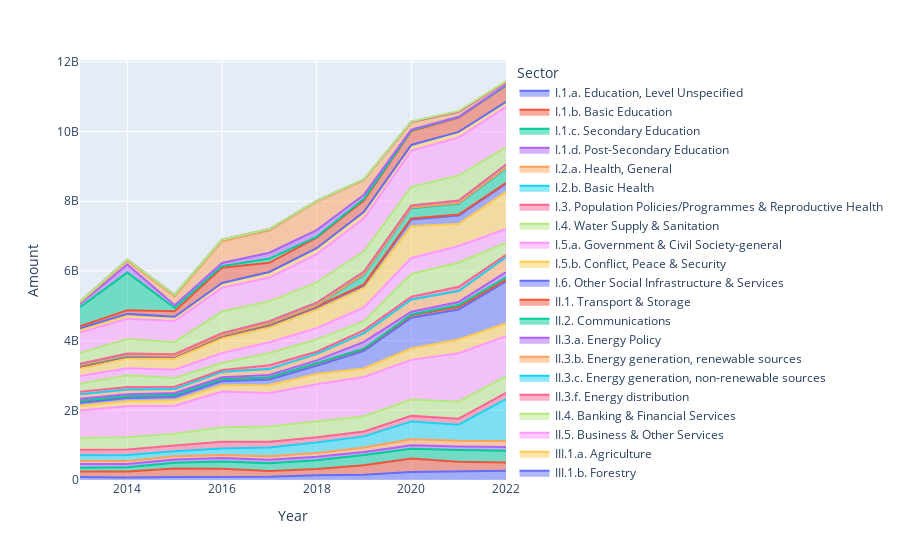

The code cell stored with this chart in its notebook:
### Code cell
# Create a filled area plot
fig = px.area(df_long, x='Year', y='Amount', color='Sector', line_group='Sector')

# Show the plot
fig.show()

### Figure 1 — Plotly figure (JSON) as saved in the notebook; plotly's stock layout.template omitted (floating-point values rounded to 4 significant figures)
{"data": [{"fillpattern": {"shape": ""}, "hovertemplate": "Sector=I.1.a. Education, Level Unspecified<br>Year=%{x}<br>Amount=%{y}<extra></extra>", "legendgroup": "I.1.a. Education, Level Unspecified", "line": {"color": "#636efa"}, "marker": {"symbol": "circle"}, "mode": "lines", "name": "I.1.a. Education, Level Unspecified", "orientation": "v", "showlegend": true, "stackgroup": "1", "type": "scatter", "x": [2013, 2014, 2015, 2016, 2017, 2018, 2019, 2020, 2021, 2022], "xaxis": "x", "y": [87245749, 73771448, 83159233, 86800258, 92559681, 136474993, 150119022, 226390311, 252428270, 265014798], "yaxis": "y"}, {"fillpattern": {"shape": ""}, "hovertemplate": "Sector=I.1.b. Basic Education<br>Year=%{x}<br>Amount=%{y}<extra></extra>", "legendgroup": "I.1.b. Basic Education", "line": {"color": "#EF553B"}, "marker": {"symbol": "circle"}, "mode": "lines", "name": "I.1.b. Basic Education", "orientation": "v", "showlegend": true, "stackgroup": "1", "type": "scatter", "x": [2013, 2014, 2015, 2016, 2017, 2018, 2019, 2020, 2021, 2022], "xaxis": "x", "y": [153930790, 169047826, 247260621, 239081905, 163615478, 181657973, 276331320, 392548038, 270355294, 237274430], "yaxis": "y"}, {"fillpattern": {"shape": ""}, "hovertemplate": "Sector=I.1.c. Secondary Education<br>Year=%{x}<br>Amount=%{y}<extra></extra>", "legendgroup": "I.1.c. Secondary Education", "line": {"color": "#00cc96"}, "marker": {"symbol": "circle"}, "mode": "lines", "name": "I.1.c. Secondary Education", "orientation": "v", "showlegend": true, "stackgroup": "1", "type": "scatter", "x": [2013, 2014, 2015, 2016, 2017, 2018, 2019, 2020, 2021, 2022], "xaxis": "x", "y": [110570602, 123680119, 163751111, 202396396, 223352113, 250950674, 289645386, 275831187, 338886399, 336204882], "yaxis": "y"}, {"fillpattern": {"shape": ""}, "hovertemplate": "Sector=I.1.d. Post-Secondary Education<br>Year=%{x}<br>Amount=%{y}<extra></extra>", "legendgroup": "I.1.d. Post-Secondary Education", "line": {"color": "#ab63fa"}, "marker": {"symbol": "circle"}, "mode": "lines", "name": "I.1.d. Post-Secondary Education", "orientation": "v", "showlegend": true, "stackgroup": "1", "type": "scatter", "x": [2013, 2014, 2015, 2016, 2017, 2018, 2019, 2020, 2021, 2022], "xaxis": "x", "y": [104939416, 91545807, 94759451, 100578689, 103391182, 98107775, 89302996, 101871845, 100411047, 107771939], "yaxis": "y"}, {"fillpattern": {"shape": ""}, "hovertemplate": "Sector=I.2.a. Health, General<br>Year=%{x}<br>Amount=%{y}<extra></extra>", "legendgroup": "I.2.a. Health, General", "line": {"color": "#FFA15A"}, "marker": {"symbol": "circle"}, "mode": "lines", "name": "I.2.a. Health, General", "orientation": "v", "showlegend": true, "stackgroup": "1", "type": "scatter", "x": [2013, 2014, 2015, 2016, 2017, 2018, 2019, 2020, 2021, 2022], "xaxis": "x", "y": [95765407, 86810000.0, 89366936, 87638400, 98101881, 110607243, 129421547, 174007970, 166209784, 174278158], "yaxis": "y"}, {"fillpattern": {"shape": ""}, "hovertemplate": "Sector=I.2.b. Basic Health<br>Year=%{x}<br>Amount=%{y}<extra></extra>", "legendgroup": "I.2.b. Basic Health", "line": {"color": "#19d3f3"}, "marker": {"symbol": "circle"}, "mode": "lines", "name": "I.2.b. Basic Health", "orientation": "v", "showlegend": true, "stackgroup": "1", "type": "scatter", "x": [2013, 2014, 2015, 2016, 2017, 2018, 2019, 2020, 2021, 2022], "xaxis": "x", "y": [158133749, 173291741, 149021692, 186325695, 251097178, 295861576, 316922164, 511053424, 458272545, 1199102079], "yaxis": "y"}, {"fillpattern": {"shape": ""}, "hovertemplate": "Sector=I.3. Population Policies/Programmes & Reproductive Health<br>Year=%{x}<br>Amount=%{y}<extra></extra>", "legendgroup": "I.3. Population Policies/Programmes & Reproductive Health", "line": {"color": "#FF6692"}, "marker": {"symbol": "circle"}, "mode": "lines", "name": "I.3. Population Policies/Programmes & Reproductive Health", "orientation": "v", "showlegend": true, "stackgroup": "1", "type": "scatter", "x": [2013, 2014, 2015, 2016, 2017, 2018, 2019, 2020, 2021, 2022], "xaxis": "x", "y": [154994846, 160573929, 159666195, 195485322, 162382796, 151233217, 140140758, 158732896, 172118568, 179901281], "yaxis": "y"}, {"fillpattern": {"shape": ""}, "hovertemplate": "Sector=I.4. Water Supply & Sanitation<br>Year=%{x}<br>Amount=%{y}<extra></extra>", "legendgroup": "I.4. Water Supply & Sanitation", "line": {"color": "#B6E880"}, "marker": {"symbol": "circle"}, "mode": "lines", "name": "I.4. Water Supply & Sanitation", "orientation": "v", "showlegend": true, "stackgroup": "1", "type": "scatter", "x": [2013, 2014, 2015, 2016, 2017, 2018, 2019, 2020, 2021, 2022], "xaxis": "x", "y": [340989113, 349651904, 342565770, 418833837, 439533061, 468769446, 440633893, 466670394, 490291625, 479942386], "yaxis": "y"}, {"fillpattern": {"shape": ""}, "hovertemplate": "Sector=I.5.a. Government & Civil Society-general<br>Year=%{x}<br>Amount=%{y}<extra></extra>", "legendgroup": "I.5.a. Government & Civil Society-general", "line": {"color": "#FF97FF"}, "marker": {"symbol": "circle"}, "mode": "lines", "name": "I.5.a. Government & Civil Society-general", "orientation": "v", "showlegend": true, "stackgroup": "1", "type": "scatter", "x": [2013, 2014, 2015, 2016, 2017, 2018, 2019, 2020, 2021, 2022], "xaxis": "x", "y": [791300249, 887065155, 801639790, 1024217930, 964725825, 1056656674, 1125044468, 1140883682, 1388025588, 1145696631], "yaxis": "y"}, {"fillpattern": {"shape": ""}, "hovertemplate": "Sector=I.5.b. Conflict, Peace & Security<br>Year=%{x}<br>Amount=%{y}<extra></extra>", "legendgroup": "I.5.b. Conflict, Peace & Security", "line": {"color": "#FECB52"}, "marker": {"symbol": "circle"}, "mode": "lines", "name": "I.5.b. Conflict, Peace & Security", "orientation": "v", "showlegend": true, "stackgroup": "1", "type": "scatter", "x": [2013, 2014, 2015, 2016, 2017, 2018, 2019, 2020, 2021, 2022], "xaxis": "x", "y": [132299555, 142017188, 155547184, 177827718, 225322447, 294600000.0, 244152893, 325751884, 396513655, 369056762], "yaxis": "y"}, {"fillpattern": {"shape": ""}, "hovertemplate": "Sector=I.6. Other Social Infrastructure & Services<br>Year=%{x}<br>Amount=%{y}<extra></extra>", "legendgroup": "I.6. Other Social Infrastructure & Services", "line": {"color": "#636efa"}, "marker": {"symbol": "circle"}, "mode": "lines", "name": "I.6. Other Social Infrastructure & Services", "orientation": "v", "showlegend": true, "stackgroup": "1", "type": "scatter", "x": [2013, 2014, 2015, 2016, 2017, 2018, 2019, 2020, 2021, 2022], "xaxis": "x", "y": [87458268, 93716503, 96456718, 118172602, 162120574, 235179781, 504483565, 884176427, 861905528, 1206424242], "yaxis": "y"}, {"fillpattern": {"shape": ""}, "hovertemplate": "Sector=II.1. Transport & Storage<br>Year=%{x}<br>Amount=%{y}<extra></extra>", "legendgroup": "II.1. Transport & Storage", "line": {"color": "#EF553B"}, "marker": {"symbol": "circle"}, "mode": "lines", "name": "II.1. Transport & Storage", "orientation": "v", "showlegend": true, "stackgroup": "1", "type": "scatter", "x": [2013, 2014, 2015, 2016, 2017, 2018, 2019, 2020, 2021, 2022], "xaxis": "x", "y": [51541005, 48951315, 64747675, 57021899, 52262630, 66920000.0, 49779747, 68598259, 68635853, 47373099], "yaxis": "y"}, {"fillpattern": {"shape": ""}, "hovertemplate": "Sector=II.2. Communications<br>Year=%{x}<br>Amount=%{y}<extra></extra>", "legendgroup": "II.2. Communications", "line": {"color": "#00cc96"}, "marker": {"symbol": "circle"}, "mode": "lines", "name": "II.2. Communications", "orientation": "v", "showlegend": true, "stackgroup": "1", "type": "scatter", "x": [2013, 2014, 2015, 2016, 2017, 2018, 2019, 2020, 2021, 2022], "xaxis": "x", "y": [4195314, 3124732, 2144173, 2485459, 5409180, 8778806, 13070000.0, 23479852, 56450000.0, 65428028], "yaxis": "y"}, {"fillpattern": {"shape": ""}, "hovertemplate": "Sector=II.3.a. Energy Policy<br>Year=%{x}<br>Amount=%{y}<extra></extra>", "legendgroup": "II.3.a. Energy Policy", "line": {"color": "#ab63fa"}, "marker": {"symbol": "circle"}, "mode": "lines", "name": "II.3.a. Energy Policy", "orientation": "v", "showlegend": true, "stackgroup": "1", "type": "scatter", "x": [2013, 2014, 2015, 2016, 2017, 2018, 2019, 2020, 2021, 2022], "xaxis": "x", "y": [56480637, 55282512, 49497105, 50789064, 67503927, 76050387, 195203482, 81104087, 89331366, 154189699], "yaxis": "y"}, {"fillpattern": {"shape": ""}, "hovertemplate": "Sector=II.3.b. Energy generation, renewable sources<br>Year=%{x}<br>Amount=%{y}<extra></extra>", "legendgroup": "II.3.b. Energy generation, renewable sources", "line": {"color": "#FFA15A"}, "marker": {"symbol": "circle"}, "mode": "lines", "name": "II.3.b. Energy generation, renewable sources", "orientation": "v", "showlegend": true, "stackgroup": "1", "type": "scatter", "x": [2013, 2014, 2015, 2016, 2017, 2018, 2019, 2020, 2021, 2022], "xaxis": "x", "y": [126315398, 139470585, 108942136, 159022667, 171400000.0, 181700000.0, 250435538, 348500000.0, 313986037, 428966252], "yaxis": "y"}, {"fillpattern": {"shape": ""}, "hovertemplate": "Sector=II.3.c. Energy generation, non-renewable sources<br>Year=%{x}<br>Amount=%{y}<extra></extra>", "legendgroup": "II.3.c. Energy generation, non-renewable sources", "line": {"color": "#19d3f3"}, "marker": {"symbol": "circle"}, "mode": "lines", "name": "II.3.c. Energy generation, non-renewable sources", "orientation": "v", "showlegend": true, "stackgroup": "1", "type": "scatter", "x": [2013, 2014, 2015, 2016, 2017, 2018, 2019, 2020, 2021, 2022], "xaxis": "x", "y": [8449438, 2092299, 3048000.0, 1949085, 629289, 7661885, 2732794, 758418, 1105688, 4350797], "yaxis": "y"}, {"fillpattern": {"shape": ""}, "hovertemplate": "Sector=II.3.f. Energy distribution<br>Year=%{x}<br>Amount=%{y}<extra></extra>", "legendgroup": "II.3.f. Energy distribution", "line": {"color": "#FF6692"}, "marker": {"symbol": "circle"}, "mode": "lines", "name": "II.3.f. Energy distribution", "orientation": "v", "showlegend": true, "stackgroup": "1", "type": "scatter", "x": [2013, 2014, 2015, 2016, 2017, 2018, 2019, 2020, 2021, 2022], "xaxis": "x", "y": [66595444, 70073065, 66109539, 47732189, 111989914, 60523746, 83363314, 77886260, 121185138, 60995089], "yaxis": "y"}, {"fillpattern": {"shape": ""}, "hovertemplate": "Sector=II.4. Banking & Financial Services<br>Year=%{x}<br>Amount=%{y}<extra></extra>", "legendgroup": "II.4. Banking & Financial Services", "line": {"color": "#B6E880"}, "marker": {"symbol": "circle"}, "mode": "lines", "name": "II.4. Banking & Financial Services", "orientation": "v", "showlegend": true, "stackgroup": "1", "type": "scatter", "x": [2013, 2014, 2015, 2016, 2017, 2018, 2019, 2020, 2021, 2022], "xaxis": "x", "y": [233579991, 336885809, 251135067, 201737571, 349385356, 349276158, 256385532, 653833101, 698697126, 350263712], "yaxis": "y"}, {"fillpattern": {"shape": ""}, "hovertemplate": "Sector=II.5. Business & Other Services<br>Year=%{x}<br>Amount=%{y}<extra></extra>", "legendgroup": "II.5. Business & Other Services", "line": {"color": "#FF97FF"}, "marker": {"symbol": "circle"}, "mode": "lines", "name": "II.5. Business & Other Services", "orientation": "v", "showlegend": true, "stackgroup": "1", "type": "scatter", "x": [2013, 2014, 2015, 2016, 2017, 2018, 2019, 2020, 2021, 2022], "xaxis": "x", "y": [219026229, 196856040, 237867211, 290202789, 308494445, 328437148, 395378787, 460246733, 472504667, 390354321], "yaxis": "y"}, {"fillpattern": {"shape": ""}, "hovertemplate": "Sector=III.1.a. Agriculture<br>Year=%{x}<br>Amount=%{y}<extra></extra>", "legendgroup": "III.1.a. Agriculture", "line": {"color": "#FECB52"}, "marker": {"symbol": "circle"}, "mode": "lines", "name": "III.1.a. Agriculture", "orientation": "v", "showlegend": true, "stackgroup": "1", "type": "scatter", "x": [2013, 2014, 2015, 2016, 2017, 2018, 2019, 2020, 2021, 2022], "xaxis": "x", "y": [217667968, 286655821, 316622347, 417399385, 421584259, 534432409, 569198468, 909215857, 630702769, 1065854451], "yaxis": "y"}, {"fillpattern": {"shape": ""}, "hovertemplate": "Sector=III.1.b. Forestry<br>Year=%{x}<br>Amount=%{y}<extra></extra>", "legendgroup": "III.1.b. Forestry", "line": {"color": "#636efa"}, "marker": {"symbol": "circle"}, "mode": "lines", "name": "III.1.b. Forestry", "orientation": "v", "showlegend": true, "stackgroup": "1", "type": "scatter", "x": [2013, 2014, 2015, 2016, 2017, 2018, 2019, 2020, 2021, 2022], "xaxis": "x", "y": [55499816, 54720634, 59041206, 56330000.0, 65055497, 65090000.0, 63594927, 197946845, 244814378, 230875591], "yaxis": "y"}, {"fillpattern": {"shape": ""}, "hovertemplate": "Sector=III.1.c. Fishing<br>Year=%{x}<br>Amount=%{y}<extra></extra>", "legendgroup": "III.1.c. Fishing", "line": {"color": "#EF553B"}, "marker": {"symbol": "circle"}, "mode": "lines", "name": "III.1.c. Fishing", "orientation": "v", "showlegend": true, "stackgroup": "1", "type": "scatter", "x": [2013, 2014, 2015, 2016, 2017, 2018, 2019, 2020, 2021, 2022], "xaxis": "x", "y": [3345430, 3913150, 2318079, 4088469, 10204781, 15338463, 27367502, 25661220, 26688627, 26890918], "yaxis": "y"}, {"fillpattern": {"shape": ""}, "hovertemplate": "Sector=III.2.a. Industry<br>Year=%{x}<br>Amount=%{y}<extra></extra>", "legendgroup": "III.2.a. Industry", "line": {"color": "#00cc96"}, "marker": {"symbol": "circle"}, "mode": "lines", "name": "III.2.a. Industry", "orientation": "v", "showlegend": true, "stackgroup": "1", "type": "scatter", "x": [2013, 2014, 2015, 2016, 2017, 2018, 2019, 2020, 2021, 2022], "xaxis": "x", "y": [26041602, 18876797, 15022879, 16981484, 27305273, 28367868, 280375006, 297597124, 311237173, 424978696], "yaxis": "y"}, {"fillpattern": {"shape": ""}, "hovertemplate": "Sector=III.2.b. Mineral Resources & Mining<br>Year=%{x}<br>Amount=%{y}<extra></extra>", "legendgroup": "III.2.b. Mineral Resources & Mining", "line": {"color": "#ab63fa"}, "marker": {"symbol": "circle"}, "mode": "lines", "name": "III.2.b. Mineral Resources & Mining", "orientation": "v", "showlegend": true, "stackgroup": "1", "type": "scatter", "x": [2013, 2014, 2015, 2016, 2017, 2018, 2019, 2020, 2021, 2022], "xaxis": "x", "y": [12314603, 15884815, 6532350, 16598471, 19151903, 17837263, 21757448, 21460704, 20973879, 19856553], "yaxis": "y"}, {"fillpattern": {"shape": ""}, "hovertemplate": "Sector=III.2.c. Construction<br>Year=%{x}<br>Amount=%{y}<extra></extra>", "legendgroup": "III.2.c. Construction", "line": {"color": "#FFA15A"}, "marker": {"symbol": "circle"}, "mode": "lines", "name": "III.2.c. Construction", "orientation": "v", "showlegend": true, "stackgroup": "1", "type": "scatter", "x": [2013, 2014, 2015, 2016, 2017, 2018, 2019, 2020, 2021, 2022], "xaxis": "x", "y": [817830, 280799, null, null, null, null, null, 243747, 185430, 814863], "yaxis": "y"}, {"fillpattern": {"shape": ""}, "hovertemplate": "Sector=III.3.a. Trade Policies & Regulations<br>Year=%{x}<br>Amount=%{y}<extra></extra>", "legendgroup": "III.3.a. Trade Policies & Regulations", "line": {"color": "#19d3f3"}, "marker": {"symbol": "circle"}, "mode": "lines", "name": "III.3.a. Trade Policies & Regulations", "orientation": "v", "showlegend": true, "stackgroup": "1", "type": "scatter", "x": [2013, 2014, 2015, 2016, 2017, 2018, 2019, 2020, 2021, 2022], "xaxis": "x", "y": [32950000.0, 40833262, 42597882, 52859909, 61340000.0, 67424327, 65450000.0, 55926751, 68815737, 80092880], "yaxis": "y"}, {"fillpattern": {"shape": ""}, "hovertemplate": "Sector=III.3.b. Tourism<br>Year=%{x}<br>Amount=%{y}<extra></extra>", "legendgroup": "III.3.b. Tourism", "line": {"color": "#FF6692"}, "marker": {"symbol": "circle"}, "mode": "lines", "name": "III.3.b. Tourism", "orientation": "v", "showlegend": true, "stackgroup": "1", "type": "scatter", "x": [2013, 2014, 2015, 2016, 2017, 2018, 2019, 2020, 2021, 2022], "xaxis": "x", "y": [3618893, 2625000.0, 802570, 242517, 96340, 89800.0, 315645, 1018974, 3316996, 5683969], "yaxis": "y"}, {"fillpattern": {"shape": ""}, "hovertemplate": "Sector=IV.1. General Environment Protection<br>Year=%{x}<br>Amount=%{y}<extra></extra>", "legendgroup": "IV.1. General Environment Protection", "line": {"color": "#B6E880"}, "marker": {"symbol": "circle"}, "mode": "lines", "name": "IV.1. General Environment Protection", "orientation": "v", "showlegend": true, "stackgroup": "1", "type": "scatter", "x": [2013, 2014, 2015, 2016, 2017, 2018, 2019, 2020, 2021, 2022], "xaxis": "x", "y": [305865359, 418243902, 346285796, 622374690, 569979770, 584974941, 583866218, 535100000.0, 714695976, 496834824], "yaxis": "y"}, {"fillpattern": {"shape": ""}, "hovertemplate": "Sector=IV.2. Other Multisector<br>Year=%{x}<br>Amount=%{y}<extra></extra>", "legendgroup": "IV.2. Other Multisector", "line": {"color": "#FF97FF"}, "marker": {"symbol": "circle"}, "mode": "lines", "name": "IV.2. Other Multisector", "orientation": "v", "showlegend": true, "stackgroup": "1", "type": "scatter", "x": [2013, 2014, 2015, 2016, 2017, 2018, 2019, 2020, 2021, 2022], "xaxis": "x", "y": [587749666, 583978189, 609297355, 680371765, 683077087, 806053700, 947167737, 1038362726, 1091512162, 1158109774], "yaxis": "y"}, {"fillpattern": {"shape": ""}, "hovertemplate": "Sector=IX. Unallocated / Unspecified<br>Year=%{x}<br>Amount=%{y}<extra></extra>", "legendgroup": "IX. Unallocated / Unspecified", "line": {"color": "#FECB52"}, "marker": {"symbol": "circle"}, "mode": "lines", "name": "IX. Unallocated / Unspecified", "orientation": "v", "showlegend": true, "stackgroup": "1", "type": "scatter", "x": [2013, 2014, 2015, 2016, 2017, 2018, 2019, 2020, 2021, 2022], "xaxis": "x", "y": [84971648, 98560141, 107840276, 135702043, 156201092, 171994253, 186293455, 162700000.0, 162020378, 144641490], "yaxis": "y"}, {"fillpattern": {"shape": ""}, "hovertemplate": "Sector=VI.1. General Budget Support<br>Year=%{x}<br>Amount=%{y}<extra></extra>", "legendgroup": "VI.1. General Budget Support", "line": {"color": "#636efa"}, "marker": {"symbol": "circle"}, "mode": "lines", "name": "VI.1. General Budget Support", "orientation": "v", "showlegend": true, "stackgroup": "1", "type": "scatter", "x": [2013, 2014, 2015, 2016, 2017, 2018, 2019, 2020, 2021, 2022], "xaxis": "x", "y": [38153694, 39508887, 14160075, 3402308, 2463935, 1230000.0, null, null, 10062, null], "yaxis": "y"}, {"fillpattern": {"shape": ""}, "hovertemplate": "Sector=VI.2. Development Food Assistance<br>Year=%{x}<br>Amount=%{y}<extra></extra>", "legendgroup": "VI.2. Development Food Assistance", "line": {"color": "#EF553B"}, "marker": {"symbol": "circle"}, "mode": "lines", "name": "VI.2. Development Food Assistance", "orientation": "v", "showlegend": true, "stackgroup": "1", "type": "scatter", "x": [2013, 2014, 2015, 2016, 2017, 2018, 2019, 2020, 2021, 2022], "xaxis": "x", "y": [55682635, 104820569, 155272045, 437355383, 264583441, 300809916, 331532664, 397865243, 411028092, 466497989], "yaxis": "y"}, {"fillpattern": {"shape": ""}, "hovertemplate": "Sector=VII. Action Relating to Debt<br>Year=%{x}<br>Amount=%{y}<extra></extra>", "legendgroup": "VII. Action Relating to Debt", "line": {"color": "#00cc96"}, "marker": {"symbol": "circle"}, "mode": "lines", "name": "VII. Action Relating to Debt", "orientation": "v", "showlegend": true, "stackgroup": "1", "type": "scatter", "x": [2013, 2014, 2015, 2016, 2017, 2018, 2019, 2020, 2021, 2022], "xaxis": "x", "y": [549500000.0, 1080558919, 95486746, 46872496, 119614020, 27279813, 43725502, 20360000.0, 14147029, null], "yaxis": "y"}, {"fillpattern": {"shape": ""}, "hovertemplate": "Sector=VIII.1. Emergency Response<br>Year=%{x}<br>Amount=%{y}<extra></extra>", "legendgroup": "VIII.1. Emergency Response", "line": {"color": "#ab63fa"}, "marker": {"symbol": "circle"}, "mode": "lines", "name": "VIII.1. Emergency Response", "orientation": "v", "showlegend": true, "stackgroup": "1", "type": "scatter", "x": [2013, 2014, 2015, 2016, 2017, 2018, 2019, 2020, 2021, 2022], "xaxis": "x", "y": [92040798, 230100000.0, 80254227, 91461057, 170614380, 190691502, 116040880, 21389054, 6078023, 20348848], "yaxis": "y"}, {"fillpattern": {"shape": ""}, "hovertemplate": "Sector=VIII.2. Reconstruction Relief & Rehabilitation<br>Year=%{x}<br>Amount=%{y}<extra></extra>", "legendgroup": "VIII.2. Reconstruction Relief & Rehabilitation", "line": {"color": "#FFA15A"}, "marker": {"symbol": "circle"}, "mode": "lines", "name": "VIII.2. Reconstruction Relief & Rehabilitation", "orientation": "v", "showlegend": true, "stackgroup": "1", "type": "scatter", "x": [2013, 2014, 2015, 2016, 2017, 2018, 2019, 2020, 2021, 2022], "xaxis": "x", "y": [40832671, 100558166, 249473977, 619056449, 637269392, 821854059, 425435793, 213720274, 138518904, 70098900], "yaxis": "y"}, {"fillpattern": {"shape": ""}, "hovertemplate": "Sector=VIII.3. Disaster Prevention & Preparedness<br>Year=%{x}<br>Amount=%{y}<extra></extra>", "legendgroup": "VIII.3. Disaster Prevention & Preparedness", "line": {"color": "#19d3f3"}, "marker": {"symbol": "circle"}, "mode": "lines", "name": "VIII.3. Disaster Prevention & Preparedness", "orientation": "v", "showlegend": true, "stackgroup": "1", "type": "scatter", "x": [2013, 2014, 2015, 2016, 2017, 2018, 2019, 2020, 2021, 2022], "xaxis": "x", "y": [24944317, 39127662, 48810251, 47610000.0, 34270454, 18361349, 15101624, 10517096, 4686183, 6987604], "yaxis": "y"}, {"fillpattern": {"shape": ""}, "hovertemplate": "Sector=II.3.d. Hybrid energy plants<br>Year=%{x}<br>Amount=%{y}<extra></extra>", "legendgroup": "II.3.d. Hybrid energy plants", "line": {"color": "#FF6692"}, "marker": {"symbol": "circle"}, "mode": "lines", "name": "II.3.d. Hybrid energy plants", "orientation": "v", "showlegend": true, "stackgroup": "1", "type": "scatter", "x": [2013, 2014, 2015, 2016, 2017, 2018, 2019, 2020, 2021, 2022], "xaxis": "x", "y": [null, null, null, null, 8594967, 1437000.0, 39316, 1079090, 242877, 219371], "yaxis": "y"}, {"fillpattern": {"shape": ""}, "hovertemplate": "Sector=I.2.c. Non-communicable diseases (NCDs)<br>Year=%{x}<br>Amount=%{y}<extra></extra>", "legendgroup": "I.2.c. Non-communicable diseases (NCDs)", "line": {"color": "#B6E880"}, "marker": {"symbol": "circle"}, "mode": "lines", "name": "I.2.c. Non-communicable diseases (NCDs)", "orientation": "v", "showlegend": true, "stackgroup": "1", "type": "scatter", "x": [2013, 2014, 2015, 2016, 2017, 2018, 2019, 2020, 2021, 2022], "xaxis": "x", "y": [null, null, null, null, null, null, 2777552, 12302144, 26420000.0, 30878856], "yaxis": "y"}], "layout": {"legend": {"title": {"text": "Sector"}, "tracegroupgap": 0}, "margin": {"t": 60}, "xaxis": {"anchor": "y", "domain": [0, 1], "title": {"text": "Year"}}, "yaxis": {"anchor": "x", "domain": [0, 1], "title": {"text": "Amount"}}}}
